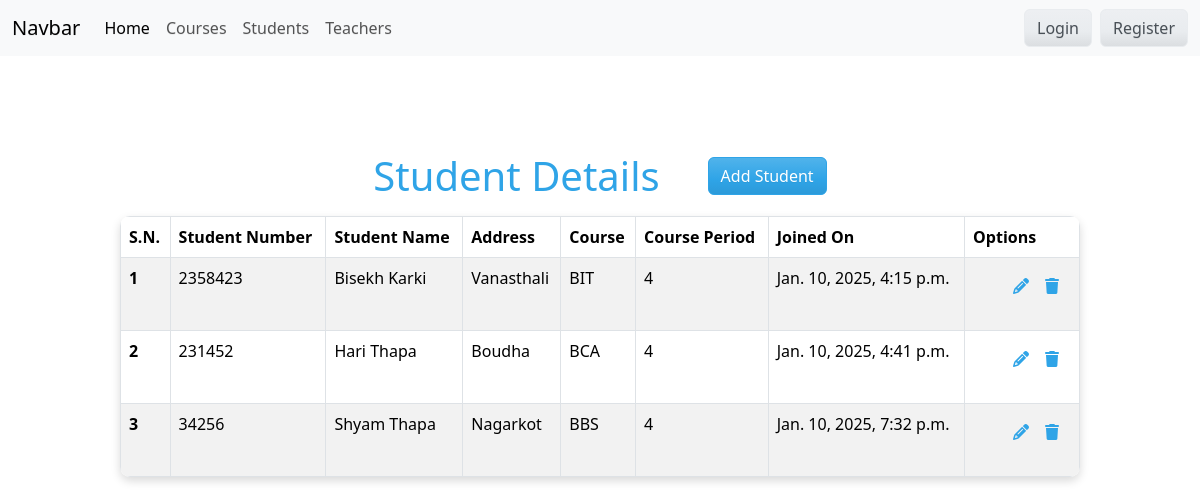
The page /student/ on the database its author committed.
### course/models.py (models this page shows, shortened)
class Student(models.Model):
    name = models.CharField(max_length=200)
    joined_in = models.DateTimeField(auto_now_add=True)
    course_name = models.CharField(max_length=200)
    course_period =models.IntegerField()
    student_number = models.CharField(max_length=8)
    address = models.CharField(max_length=50)

### student/views.py (the view)
# urls.py: path('student/',views.show_students,name='student'),
def show_students(request):
    get_all_student = Student.objects.all()
    return render(request,'Student.html',{
        'students':get_all_student
    })

### templates/Student.html (shortened to what this page needs)
{% extends 'base.html' %}
{% block content %}
<br />
<div class="d-flex justify-content-center align-items-center mb-3 gap-5">
  <h1 class="mb-0">Student Details</h1>
  <a class="btn btn-primary" href="{% url 'addStudent' %}">Add Student</a>
</div>
<div class="d-flex justify-content-center align-items-center">
  <div style="width: 80%">
    <table
      class="table table-hover table-striped table-bordered"
      style="
        box-shadow: 0px 4px 10px rgba(0, 0, 0, 0.15);
        border-radius: 10px;
        overflow: hidden;
      "
    >
      <thead>
        <tr>
          <th scope="col">S.N.</th>
          <th scope="col">Student Number</th>
          <th scope="col">Student Name</th>
          <th scope="col">Address</th>
          <th scope="col">Course</th>
          <th scope="col">Course Period</th>
          <th scope="col">Joined On</th>
          <th scope="col">Options</th>
        </tr>
      </thead>
      <tbody>
        {% for student in students %}
        <tr class="table">
          <th scope="row">{{student.id}}</th>
          <td>{{student.student_number}}</td>
          <td>{{student.name}}</td>
          <td>{{student.address}}</td>
          <td>{{student.course_name}}</td>
          <td>{{student.course_period}}</td>
          <td>{{student.joined_in}}</td>
          <td>
            <ul class="d-flex" style="list-style: none">
              <li>
                <a href="{% url 'editStudent' student.id %}"
                  ><i class="fa-solid fa-pencil"></i
                ></a>
              </li>
              <li>
                <a href="{% url 'deleteStudent' student.id %}"
                  ><i class="fa-solid fa-trash"></i
                ></a>
              </li>
            </ul>
          </td>
        </tr>
        {% endfor %}
      </tbody>
    </table>
  </div>
</div>
<br />
{% endblock %}

### rows shown on the page
Student: id "1", student_number "2358423", name "Bisekh Karki", address "Vanasthali", course_name "BIT", course_period "4", joined_in "Jan. 10, 2025, 4:15 p.m."
Student: id "2", student_number "231452", name "Hari Thapa", address "Boudha", course_name "BCA", course_period "4", joined_in "Jan. 10, 2025, 4:41 p.m."
Student: id "3", student_number "34256", name "Shyam Thapa", address "Nagarkot", course_name "BBS", course_period "4", joined_in "Jan. 10, 2025, 7:32 p.m."
